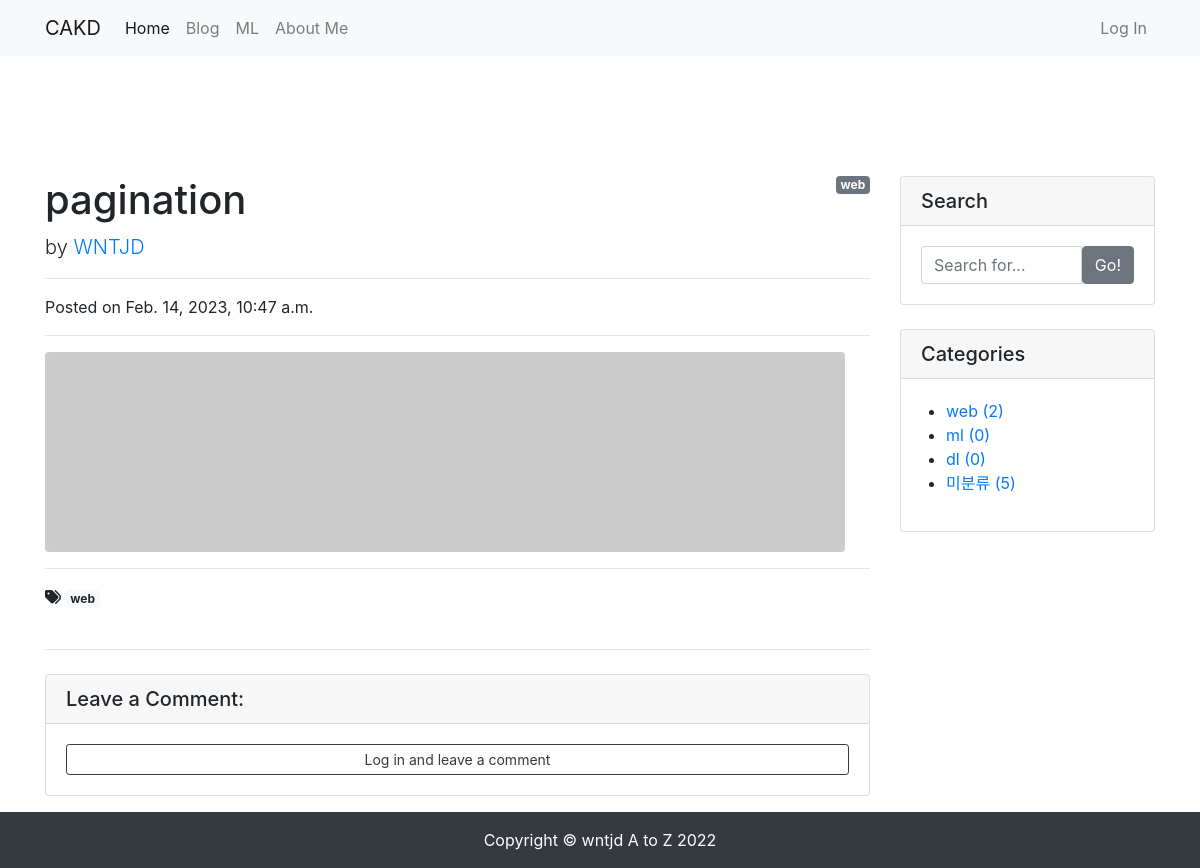
Page /blog/7/ on the committed database.
### blog/models.py (models this page shows, shortened)
class Post(models.Model):
    title = models.CharField(max_length=30)
    hook_text = models.CharField(max_length=100, blank=True)
    content = models.TextField()
    head_image = models.ImageField(upload_to='blog/images/%Y/%m/%d/', blank=True)
    file_upload = models.FileField(upload_to='blog/files/%Y/%m/%d/', blank=True)
    created_at = models.DateTimeField(auto_now_add=True)
    updated_at = models.DateTimeField(auto_now=True)
    author = models.ForeignKey(User, null=True, on_delete=models.SET_NULL)
    category = models.ForeignKey(Category, null=True, blank=True, on_delete=models.SET_NULL)
    tags = models.ManyToManyField(Tag, blank=True)
    def get_content_markdown(self):
        return markdown(self.content)

class Category(models.Model):
    name = models.CharField(max_length=50, unique=True)
    slug = models.SlugField(max_length=200, unique=True, allow_unicode=True)
    def __str__(self):
        return self.name
    def get_absolute_url(self):
        return f'/blog/category/{self.slug}/'
    class Meta:
        verbose_name_plural = 'categories'

class Tag(models.Model):
    name = models.CharField(max_length=50)
    slug = models.SlugField(max_length=200, unique=True, allow_unicode=True)
    def __str__(self):
        return self.name
    def get_absolute_url(self):
        return f'/blog/tag/{self.slug}/'

### blog/views.py (the view)
# urls.py: path('<int:pk>/', views.PostDetail.as_view()),
class PostDetail(DetailView):
    model = Post
    def get_context_data(self, **kwargs):
        context = super(PostDetail, self).get_context_data()
        context['categories'] = Category.objects.all()
        context['no_category_post_count'] = Post.objects.filter(category=None).count()
        context['comment_form'] = CommentForm
        return context

### blog/templates/blog/post_detail.html (shortened to what this page needs)
{% extends 'blog/base.html' %}
{% load crispy_forms_tags %}
{% block main_area %}
    <div id="post-area">
        {% if post.category %}
            <span class="badge badge-secondary float-right">{{ post.category }}</span>
        {% else %}
            <span class="badge badge-secondary float-right">미분류</span>
        {% endif %}
        <h1 class="mt-4">{{ post.title }}</h1>
        <p class="lead">
            by
            <a href="#">{{ post.author | upper }}</a>
        </p>
        <hr>
        <p>Posted on {{ post.created_at }}</p>
        <hr>
        {% if post.head_image %}
            <img class="img-fluid rounded" src="{{ post.head_image.url }}" alt="{{ post.title }} head_image">
        {% else %}
            <img class="img-fluid rounded" src="https://picsum.photos/seed/{{ post.id }}/800/200" alt="random_image">
        {% endif %}
        <hr>
        {% if post.tags.exists %}
            <i class="fas fa-tags"></i>
            {% for tag in post.tags.all %}
                <a href="{{ tag.get_absolute_url }}" class="badge badge-light">{{ tag }}</a>
            {% endfor %}
            <br/>
            <br/>
        {% endif %}
        <hr>
    </div>
    <div id="comment-area">
        <div class="card my-4">
            <h5 class="card-header">Leave a Comment:</h5>
            <div class="card-body">
                {% if user.is_authenticated %}
                <form id="comment-form" method="POST" action="{{ post.get_absolute_url }}new_comment/">
                    {% csrf_token %}
                    <div class="form-group">
                        {{ comment_form | crispy }}
                    </div>
                    <button type="submit" class="btn btn-primary">Submit</button>
                </form>
                {% else %}
                    <a role="button" class="btn btn-outline-dark btn-block btn-sm" href="#" data-toggle="modal" data-target="#loginModal">Log in and leave a comment</a>
                {% endif %}
            </div>
        </div>
    </div>
{% endblock %}

### blog/templates/blog/base.html (shortened to what this page needs)
<!DOCTYPE html>
<html lang="en">
<head>
    <link rel="stylesheet" href="https://cdn.jsdelivr.net/npm/bootstrap@4.5.3/dist/css/bootstrap.min.css">
</head>
<body>
    {% include 'blog/navbar.html'%}
    <div class="container pt-5 my-5">
        <div class="row">
            <div class="col-md-8 col-lg-9" id="main-area">
                {% block main_area %}
                {% endblock %}
            </div>
            <div class="col-md-4 col-lg-3">
                <div class="card my-4">
                    <h5 class="card-header">Search</h5>
                    <div class="card-body">
                        <div class="input-group">
                            <input type="text" class="form-control" placeholder="Search for...">
                            <span class="input-group-btn">
                                    <button class="btn btn-secondary" type="button">Go!</button>
                                </span>
                        </div>
                    </div>
                </div>
                <div class="card my-4" id="categories-card">
                    <h5 class="card-header">Categories</h5>
                    <div class="card-body">
                        <div class="row">
                            <ul>
                                {% for category in categories %}
                                <li>
                                    <a href="{{ category.get_absolute_url }}">{{ category }} ({{ category.post_set.count }})</a>
                                </li>
                                {% endfor %}
                                <li>
                                    <a href="/blog/category/no_category/">미분류 ({{ no_category_post_count }})</a>
                                </li>
                            </ul>
                        </div>
                    </div>
                </div>
            </div>
        </div>
    </div>
    <div class="fixed-bottom">
        {% include 'blog/footer.html'%}
    </div>
</body>
</html>

### rows in the picture
Post: category "web", title "pagination", author "WNTJD", created_at "Feb. 14, 2023, 10:47 a.m."
Tag: name "web"
Category: name "web", post_set.count "2"
Category: name "ml", post_set.count "0"
Category: name "dl", post_set.count "0"

### other values in the picture
{{ no_category_post_count }} "5"
